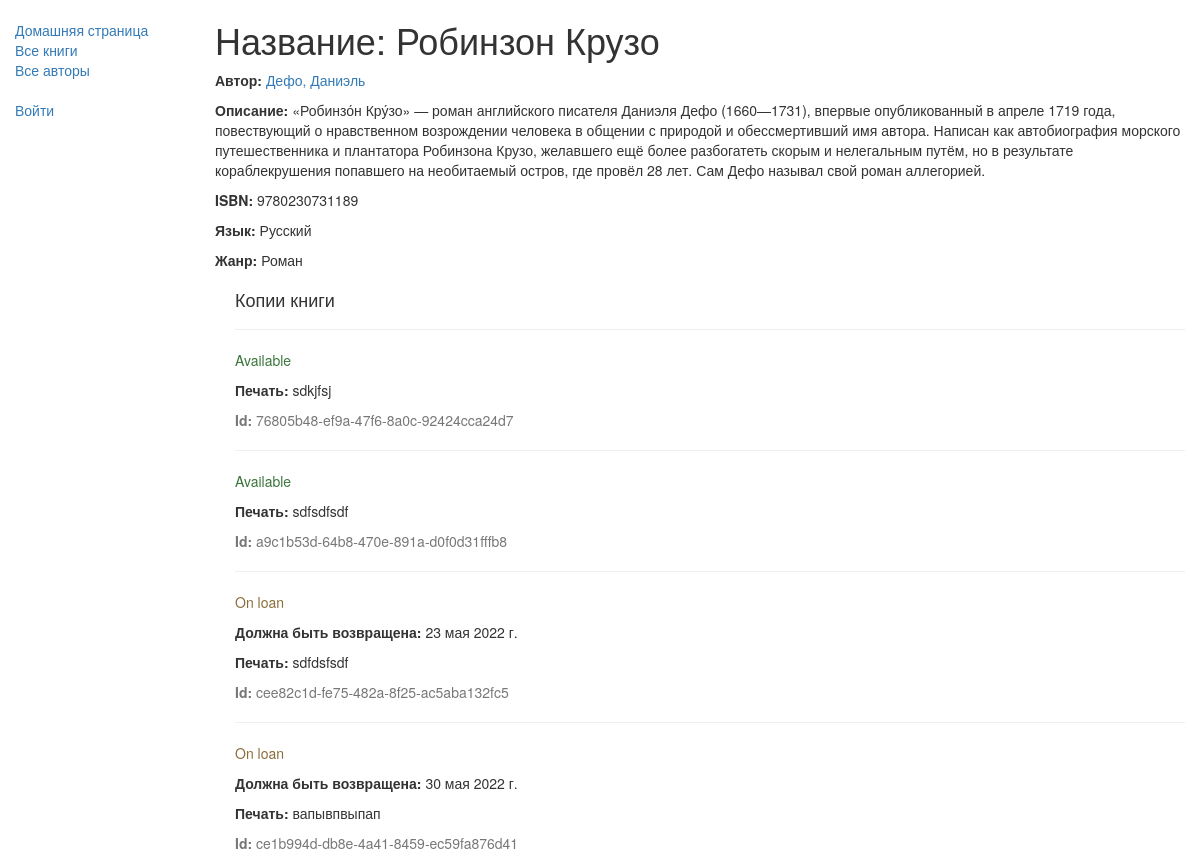
/catalog/book/1, run on the app's committed database.
### catalog/models.py (models this page shows, shortened)
class Book(models.Model):
	title = models.CharField(max_length=200)
	author = models.ForeignKey('Author', on_delete=models.SET_NULL, null=True)
	summary = models.TextField(max_length=1000, help_text='Enter a brief description of a book')
	isbn = models.CharField('ISBN', max_length=13,
		help_text='13 Character <a href="https://www.isbn-international.org/content/what-isbn">ISBN number</a>')
	genre = models.ManyToManyField(Genre, help_text='Select a genre for this book')
	language = models.ForeignKey('Language', on_delete=models.SET_NULL, null=True)
	def display_genre(self):
		return ', '.join([genre.name for genre in self.genre.all()[:3]])
	display_genre.short_description = 'Genre'

class Author(models.Model):
	first_name = models.CharField(max_length=100)
	last_name = models.CharField(max_length=100)
	date_of_birth = models.DateField(null=True, blank=True)
	date_of_death = models.DateField('Died', null=True, blank=True)
	def __str__(self):
		return f'{self.last_name}, {self.first_name}'
	class Meta:
		ordering = ['last_name']

class Language(models.Model):
	name = models.CharField(max_length=200,
		help_text="Enter the book's natural language (e.g. English, French, Japanese etc.)")
	def __str__(self):
		return self.name

class Genre(models.Model):
	name = models.CharField(max_length=200,
		help_text='Enter a book genre (e.g. Science Fiction, French Poetry etc.)')
	def __str__(self):
		return self.name

class BookInstance(models.Model):
	id = models.UUIDField(primary_key=True, default=uuid.uuid4,
		help_text='Unique ID for this book across the whole library')
	book = models.ForeignKey('Book', on_delete=models.SET_NULL, null=True)
	imprint = models.CharField(max_length=200)
	due_back = models.DateField(null=True, blank=True)
	borrower = models.ForeignKey(User, on_delete=models.SET_NULL, null=True, blank=True)
	LOAN_STATUS = (
		('m', 'Maintenance'),
		('o', 'On loan'),
		('a', 'Available'),
		('r', 'Reserved'),
		)
	status = models.CharField(max_length=1, choices=LOAN_STATUS, blank=True,
		default='m', help_text='Book availability')
	class Meta:
		ordering = ['due_back']
		permissions = (('can_mark_returned', 'Set book as returned'),)

### catalog/views.py (the view)
# urls.py: re_path(r'^book/(?P<pk>\d+)$', views.BookDetailView.as_view(), name='book-detail'),
class BookDetailView(generic.DetailView):
    model = Book
    template_name = 'book_detail.html'

### catalog/templates/book_detail.html
{% extends "base_generic.html" %}
{% block content %}
  <h1>Название: {{ book.title }}</h1>
  <p><strong>Автор:</strong> <a href="{% url 'author-detail' book.author.pk %}">{{ book.author }}</a></p>
  <p><strong>Описание:</strong> {{ book.summary }}</p>
  <p><strong>ISBN:</strong> {{ book.isbn }}</p>
  <p><strong>Язык:</strong> {{ book.language }}</p>
  <p><strong>Жанр:</strong> {% for genre in book.genre.all %} {{ genre }}{% if not forloop.last %}, {% endif %}{% endfor %}</p>
  <div style="margin-left:20px;margin-top:20px">
    <h4>Копии книги</h4>
    {% for copy in book.bookinstance_set.all %}
    <hr>
    <p class="{% if copy.status == 'a' %}text-success{% elif copy.status == 'd' %}text-danger{% else %}text-warning{% endif %}">{{ copy.get_status_display }}</p>
    {% if copy.status != 'a' %}<p><strong>Должна быть возвращена:</strong> {{copy.due_back}}</p>{% endif %}
    <p><strong>Печать:</strong> {{copy.imprint}}</p>
    <p class="text-muted"><strong>Id:</strong> {{copy.id}}</p>
    {% endfor %}
  </div>
{% endblock %}

### data on the page
Book: title "Робинзон Крузо", author "Дефо, Даниэль", summary "«Робинзо́н Кру́зо» — роман английского писателя Даниэля Дефо (1660—1731), впервые опубликованный в апреле 1719 года, повествующий о нравственном возрождении человека в общении с природой и обессмертивший имя автора. Написан как автобиография морского путешественника и плантатора Робинзона Крузо, желавшего ещё более разбогатеть скорым и нелегальным путём, но в результате кораблекрушения попавшего на необитаемый остров, где провёл 28 лет. Сам Дефо называл свой роман аллегорией.", isbn "9780230731189", language "Русский"
Genre: name "Роман"
BookInstance: status "Available", imprint "sdkjfsj", id "76805b48-ef9a-47f6-8a0c-92424cca24d7"
BookInstance: status "Available", imprint "sdfsdfsdf", id "a9c1b53d-64b8-470e-891a-d0f0d31fffb8"
BookInstance: status "On loan", due_back "23 мая 2022 г.", imprint "sdfdsfsdf", id "cee82c1d-fe75-482a-8f25-ac5aba132fc5"
BookInstance: status "On loan", due_back "30 мая 2022 г.", imprint "вапывпвыпап", id "ce1b994d-db8e-4a41-8459-ec59fa876d41"
